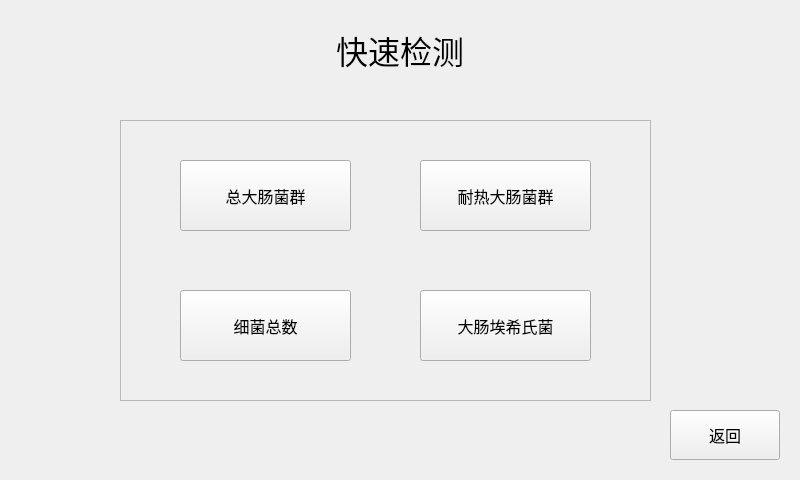
<?xml version="1.0" encoding="UTF-8"?>
<ui version="4.0">
 <class>testmode</class>
 <widget class="QWidget" name="testmode">
  <property name="geometry">
   <rect>
    <x>0</x>
    <y>0</y>
    <width>800</width>
    <height>480</height>
   </rect>
  </property>
  <property name="windowTitle">
   <string>Form</string>
  </property>
  <widget class="QPushButton" name="pbTolColi">
   <property name="geometry">
    <rect>
     <x>180</x>
     <y>160</y>
     <width>171</width>
     <height>71</height>
    </rect>
   </property>
   <property name="font">
    <font>
     <pointsize>12</pointsize>
    </font>
   </property>
   <property name="text">
    <string>总大肠菌群</string>
   </property>
  </widget>
  <widget class="QPushButton" name="pbFecColi">
   <property name="geometry">
    <rect>
     <x>420</x>
     <y>160</y>
     <width>171</width>
     <height>71</height>
    </rect>
   </property>
   <property name="font">
    <font>
     <pointsize>12</pointsize>
    </font>
   </property>
   <property name="text">
    <string>耐热大肠菌群</string>
   </property>
  </widget>
  <widget class="QPushButton" name="pbEColi">
   <property name="geometry">
    <rect>
     <x>420</x>
     <y>290</y>
     <width>171</width>
     <height>71</height>
    </rect>
   </property>
   <property name="font">
    <font>
     <pointsize>12</pointsize>
    </font>
   </property>
   <property name="text">
    <string>大肠埃希氏菌</string>
   </property>
  </widget>
  <widget class="QPushButton" name="pbTPC">
   <property name="geometry">
    <rect>
     <x>180</x>
     <y>290</y>
     <width>171</width>
     <height>71</height>
    </rect>
   </property>
   <property name="font">
    <font>
     <pointsize>12</pointsize>
    </font>
   </property>
   <property name="text">
    <string>细菌总数</string>
   </property>
  </widget>
  <widget class="QPushButton" name="pbExit">
   <property name="geometry">
    <rect>
     <x>670</x>
     <y>410</y>
     <width>110</width>
     <height>50</height>
    </rect>
   </property>
   <property name="font">
    <font>
     <pointsize>12</pointsize>
    </font>
   </property>
   <property name="text">
    <string>返回</string>
   </property>
  </widget>
  <widget class="QFrame" name="frame">
   <property name="geometry">
    <rect>
     <x>120</x>
     <y>120</y>
     <width>531</width>
     <height>281</height>
    </rect>
   </property>
   <property name="frameShape">
    <enum>QFrame::StyledPanel</enum>
   </property>
   <property name="frameShadow">
    <enum>QFrame::Raised</enum>
   </property>
  </widget>
  <widget class="QLabel" name="label">
   <property name="geometry">
    <rect>
     <x>200</x>
     <y>20</y>
     <width>400</width>
     <height>60</height>
    </rect>
   </property>
   <property name="font">
    <font>
     <pointsize>24</pointsize>
    </font>
   </property>
   <property name="text">
    <string>快速检测</string>
   </property>
   <property name="alignment">
    <set>Qt::AlignCenter</set>
   </property>
  </widget>
  <zorder>frame</zorder>
  <zorder>pbTPC</zorder>
  <zorder>pbTolColi</zorder>
  <zorder>pbFecColi</zorder>
  <zorder>pbEColi</zorder>
  <zorder>pbExit</zorder>
  <zorder>label</zorder>
 </widget>
 <resources/>
 <connections/>
</ui>
